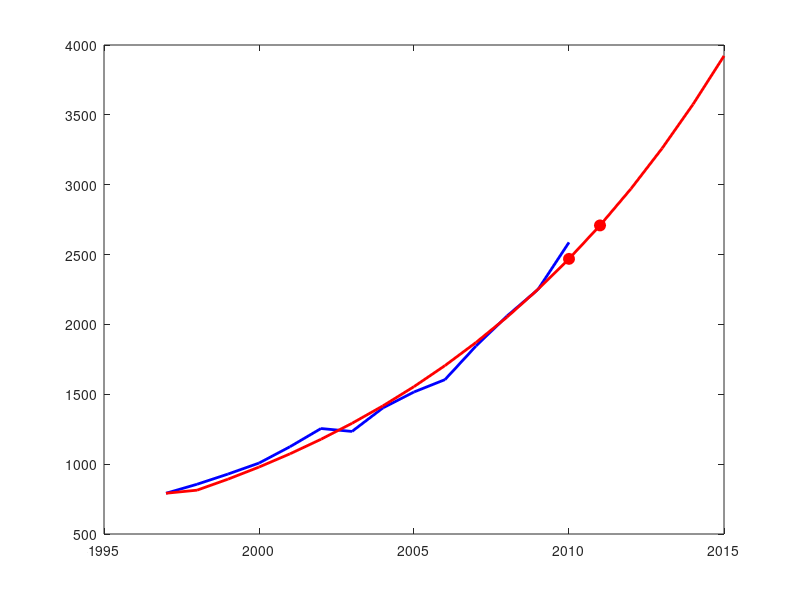

The MATLAB source for this figure: (Note: this script raises an error after producing the figure.)
% 灰色预测模型 - 旅游人数预测
clear;
clc;

% 原始数据 (1997-2010)
A = [791.69 855.97 929.09 1007.57 1124.75 1254.97 1234.11 1402.88 1516.47 1605.02 1845.50 2060.00 2250.33 2587.35];
years_actual = 1997:2010;

% 灰色GM(1,1)建模
B = cumsum(A);       % 累加生成序列
n = length(A);
C = zeros(1, n-1);   % 紧邻均值生成序列
for i = 1:(n-1)
    C(i) = (B(i) + B(i+1)) / 2;
end

D = A(2:end)';       % 去掉第一个原始数据
E = [-C; ones(1, n-1)];
c = (E * E') \ (E * D); % 使用左除求解更稳定
a = c(1);
b = c(2);

% 预测设置 (1997-2015)
total_years = n + 5;  % 14年实际数据 + 5年预测
F = zeros(1, total_years); % 累加预测值
G = zeros(1, total_years); % 还原预测值

% 累加预测
F(1) = A(1);
for i = 2:total_years
    F(i) = (A(1) - b/a) * exp(-a*(i-1)) + b/a;
end

% 还原预测
G(1) = A(1);
for i = 2:total_years
    G(i) = F(i) - F(i-1);
end

% 年份设置
years_forecast = 1997:2015;

% 显示参数
fprintf('灰色GM(1,1)模型参数:\n');
fprintf('发展系数 a = %.6f\n', a);
fprintf('灰色作用量 b = %.6f\n', b);

% 绘图 - 使用曲线图表示
figure;
set(gcf, 'Position', [100, 100, 800, 500]); % 设置图形大小

% 绘制实际数据曲线 (1997-2010)
plot(years_actual, A, 'b-', 'LineWidth', 2, 'DisplayName', '实际值');
hold on;

% 绘制预测曲线 (1997-2015)
plot(years_forecast, G, 'r-', 'LineWidth', 2, 'DisplayName', '预测值');

% 标记预测起始点
plot(2010, G(14), 'ro', 'MarkerSize', 8, 'MarkerFaceColor', 'r', 'HandleVisibility', 'off');
plot(2011, G(15), 'ro', 'MarkerSize', 8, 'MarkerFaceColor', 'r', 'DisplayName', '预测点');

% 添加2010年垂直线
xline(2010, 'k--', 'LineWidth', 1.5, 'DisplayName', '预测起始点');

grid on;
legend('Location', 'northwest', 'FontSize', 10);
xlabel('年份', 'FontSize', 12);
ylabel('旅游人数 (万人)', 'FontSize', 12);
title('灰色GM(1,1)模型旅游人数预测', 'FontSize', 14);
set(gca, 'FontSize', 10);

% 误差分析
error_abs = abs(A - G(1:n));     % 绝对误差
error_rel = error_abs ./ A * 100; % 相对误差(%)

% 后验差检验
S1 = std(A);        % 原始数据标准差
S2 = std(error_abs); % 残差标准差
C = S2 / S1;         % 后验差比值

fprintf('\n模型精度检验:\n');
fprintf('后验差比值 C = %.4f\n', C);

% 显示误差
fprintf('\n年度预测误差分析:\n');
fprintf('年份\t实际值\t预测值\t绝对误差\t相对误差(%%)');
for i = 1:n
    fprintf('\n%d\t%.2f\t%.2f\t%.2f\t\t%.2f', ...
            years_actual(i), A(i), G(i), error_abs(i), error_rel(i));
end

% 显示预测结果
fprintf('\n\n未来5年预测结果:');
fprintf('\n年份\t预测值');
for i = n+1:total_years
    fprintf('\n%d\t%.2f', years_forecast(i), G(i));
end
fprintf('\n');
